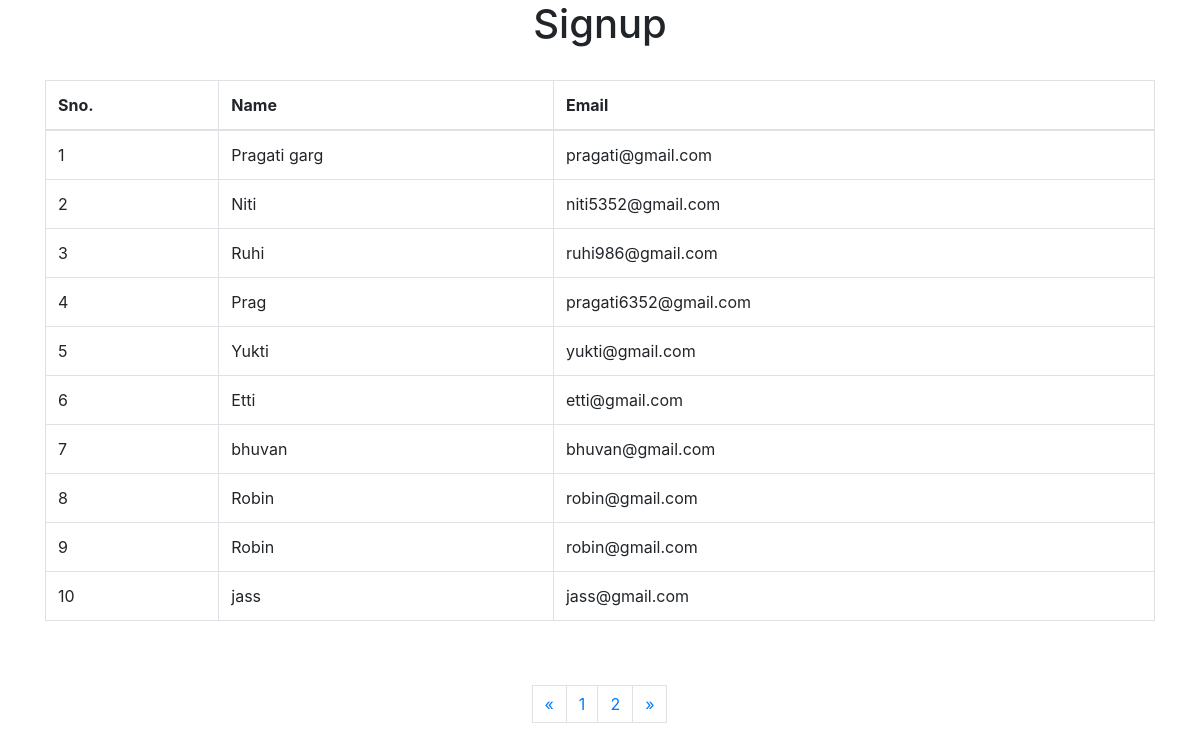
Page /admin/Signup.php (signed in) on the committed database.
### tables this page shows
CREATE TABLE `signup` (
  `Sno` int(11) NOT NULL,
  `Name` varchar(30) NOT NULL,
  `Email` varchar(50) NOT NULL,
  `Password` varchar(30) NOT NULL
);

### admin/Signup.php (the view, shortened to what this page needs)
<!doctype html>
<html lang="en">
<head>
  <link rel="stylesheet" href="https://cdn.jsdelivr.net/npm/bootstrap@4.5.3/dist/css/bootstrap.min.css">
  <meta name="viewport" content="width=device-width, initial-scale=1, shrink-to-fit=no"> </head>
<body class="h-screen font-sans login bg-cover">
<div class="container">
	 <h1 class="text-gray text-center font-bold">Signup</h1>
	 <br>
    <div class="leading-loose">
     <?php
	 	include"adminconn.php";
		$limit=10;
			if (isset($_GET['page']))
			{
				$page=$_GET['page'];
			}
			else
			{
				$page=1;
			}
			$offset=($page-1)*$limit;
			$a="SELECT * from signup limit {$offset},{$limit}";
	 $run=mysqli_query($connection,$a);
	 $count=mysqli_num_rows($run);
	 if($count>0)
	 {
	 ?>
        	      <table class="table table-bordered table-hover ">
    <thead style="text:center">
      <tr>
        <th>Sno.</th>
        <th>Name</th>
        <th>Email</th>
      </tr>
    </thead>
    <tbody>
	<?php
	$i=1;
		while($r=mysqli_fetch_array($run))
		{
	?>
      <tr>
        <td><?php echo $i++ ?></td>
        <td><?php echo $r['Name']; ?></td>
        <td><?php echo $r['Email']; ?></td>
      </tr>
	  			<?php
				}
			?>
    </tbody>
  </table>
<?php
				}
			?>
			<br><br>
			<?php
				include"adminconn.php";
				$b="SELECT * from signup";
			    $run=mysqli_query($connection,$b);
				$c=mysqli_num_rows($run);
				if($c)
				{
					$total_records=mysqli_num_rows($run);
					$total_page=ceil($total_records/$limit);
					 echo"<ul class='pagination justify-content-center'>";
				?>
				<li class="page_item disabled">
				<a class="page-link" href="#" tabindex="-1">&laquo;</a>
				</li>
				<?php
				for ($i=1;$i<=$total_page;$i++)
				{
					echo"<li class='page-item'><a class='page-link' href='signup.php?page=$i'>$i</a></li>";
				}
				?>
				<li class="page_item ">
				<a class="page-link" href="#">&raquo;</a>
				</li>
				    </ul>
                <?php
				}
                ?>
    </div>
  </div>
</body>
</html>

### rows in the picture
signup: Name "Pragati garg", Email "pragati@gmail.com"
signup: Name "Niti", Email "niti5352@gmail.com"
signup: Name "Ruhi", Email "ruhi986@gmail.com"
signup: Name "Prag", Email "pragati6352@gmail.com"
signup: Name "Yukti", Email "yukti@gmail.com"
signup: Name "Etti", Email "etti@gmail.com"
signup: Name "bhuvan", Email "bhuvan@gmail.com"
signup: Name "Robin", Email "robin@gmail.com"
signup: Name "Robin", Email "robin@gmail.com"
signup: Name "jass", Email "jass@gmail.com"
